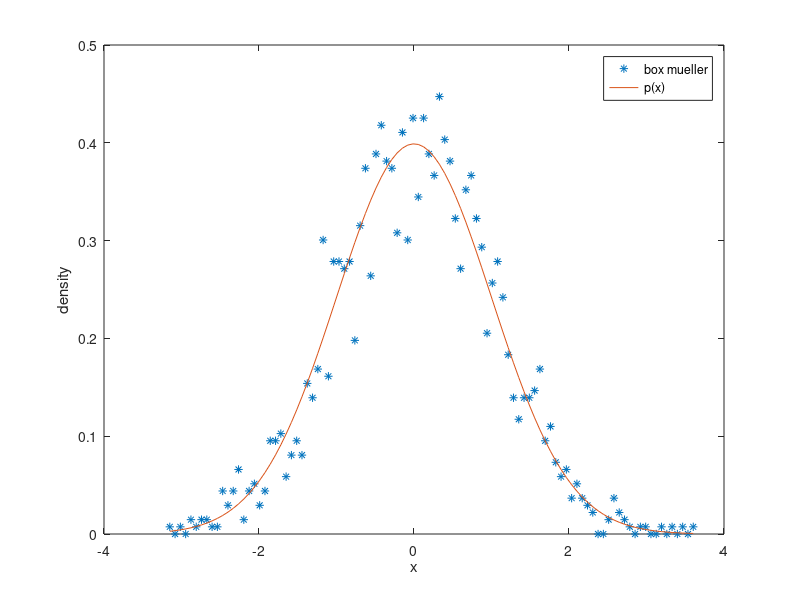

Write MATLAB code to recreate this figure.
fid = fopen('mueller_box.txt', 'r');data = fscanf(fid, '%f');fclose(fid);[vals, bins] = hist(data, 100);plot(bins,vals / trapz(bins,vals), '*', bins, 1/sqrt(2*pi)*exp(-bins.^2 /2), '-');legend('box mueller', 'p(x)');xlabel('x');ylabel('density');